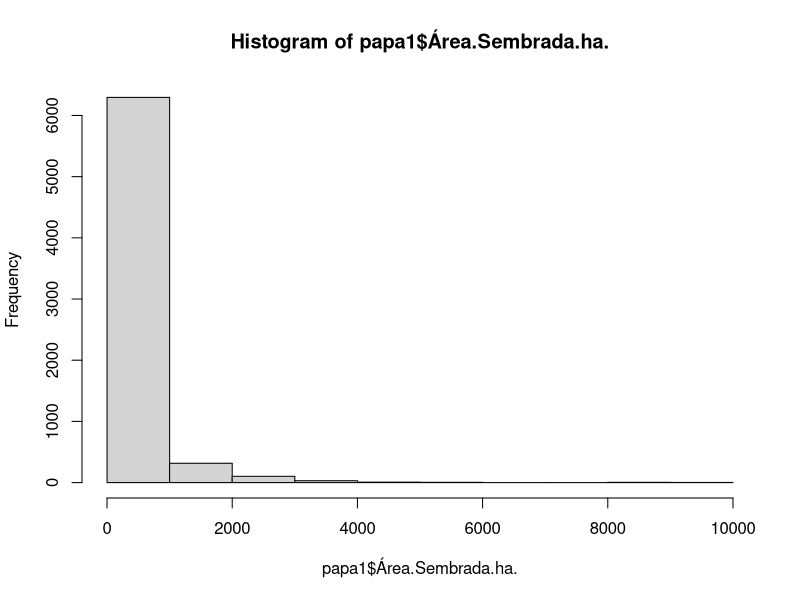
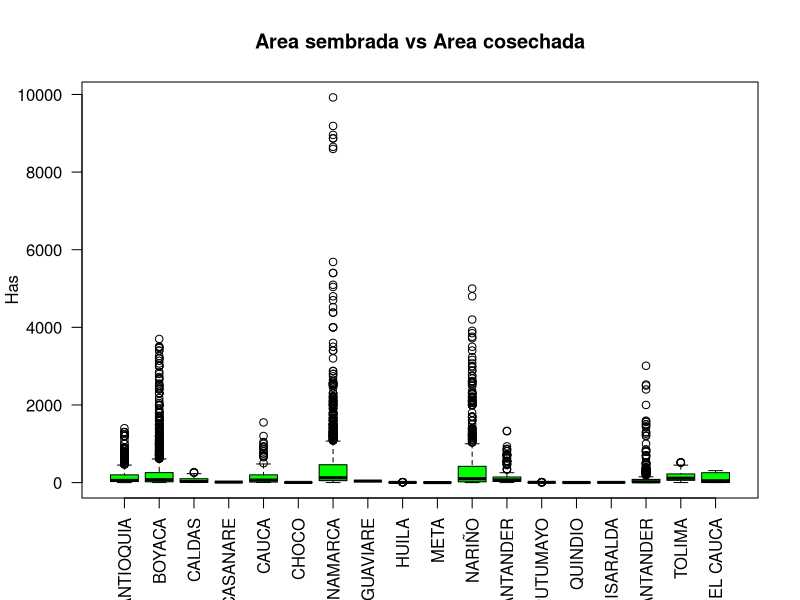
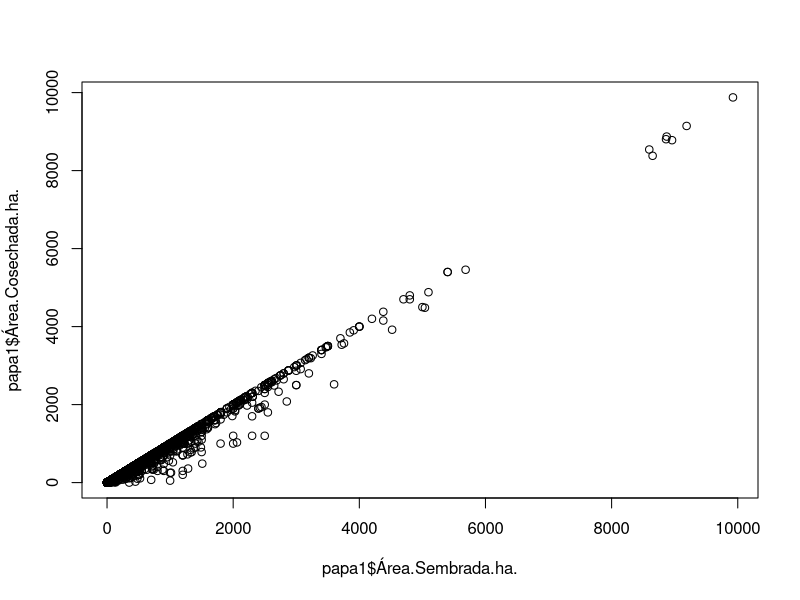
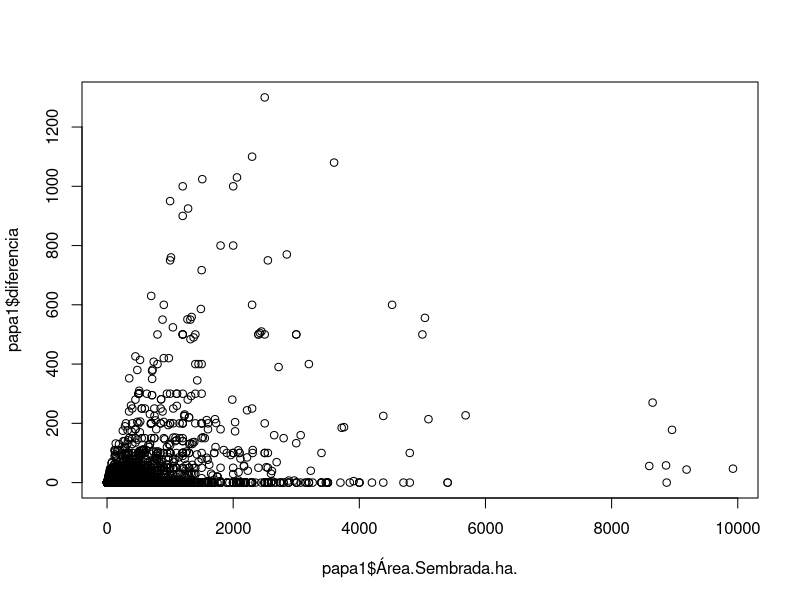

These charts were generated, in order, by the following R code:
## ---- chunk 1
knitr::opts_chunk$set(echo = TRUE, fig.align = "center")
## ---- chunk 2
# Cultivo de papa
papa <- read.csv("Cadena_Productiva_Papa_-_Area__Producci_n_Y_Rendimiento.csv",
                 encoding = "UTF-8")
head(papa)
## ---- chunk 3
str(papa)
## ---- chunk 4
papa1 <- papa [, c("DEPARTAMENTO", "MUNICIPIO", "PERIODO", "Área.Sembrada.ha.", "Área.Cosechada.ha.", "Rendimiento.t.ha.", "Producción.t.")]

head(papa1)


## ---- chunk 5
summary(papa1)
## ---- chunk 6
hist(papa1$Área.Sembrada.ha.)
## ---- chunk 7
boxplot(papa1$Área.Sembrada.ha. ~ papa1$DEPARTAMENTO,
        main = "Area sembrada vs Area cosechada",
        xlab = " ",
        ylab = "Has",
        col = "green", las= 2)
## ---- chunk 8
tapply(papa1$Área.Sembrada.ha., papa1$DEPARTAMENTO,mean)
## ---- chunk 9
plot(papa1$Área.Sembrada.ha., papa1$Área.Cosechada.ha.)
## ---- chunk 10
papa1$diferencia <- papa1$Área.Sembrada.ha. - papa1$Área.Cosechada.ha.


plot(papa1$Área.Sembrada.ha., papa1$diferencia)


